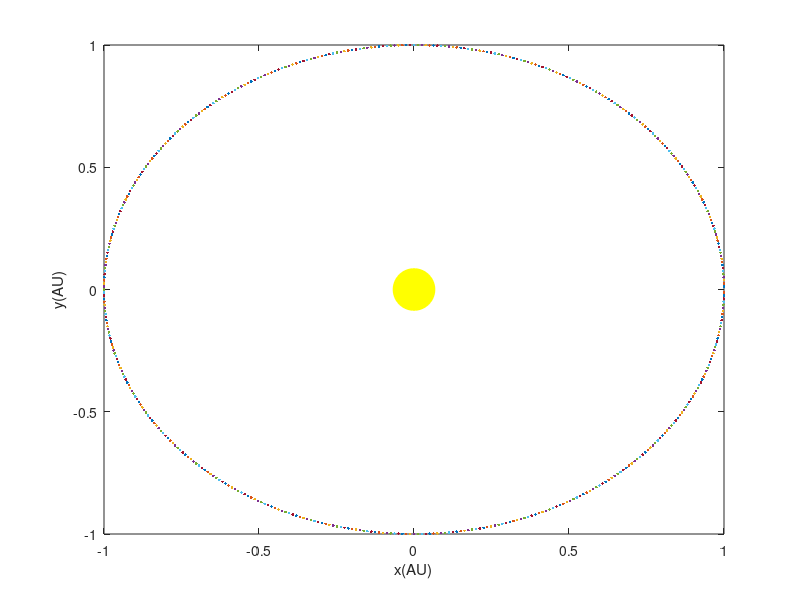

MATLAB code for this plot:
%
%
% Planetary orbit using second order Runge-Kutta method.
% by Kevin Berwick,
% based on 'Computational Physics' book by N Giordano and H Nakanishi
% Section 4.1
%
%

npoints = 500;
dt = 0.002;    % time step in years

t = 0;
x = 1;         % initialise position of planet in AU
y = 0;
v_x = 0;       % initialise x velocity of planet in AU/yr
v_y = 2*pi;    % initialise y velocity of planet in AU/yr

% Plot the Sun at the origin
plot(0,0,'oy','MarkerSize',30, 'MarkerFaceColor','yellow');
axis([-1 1 -1 1]);
xlabel('x(AU)');
ylabel('y(AU)');
hold on;

for step = 1:npoints-1;

    % loop over the timesteps
    radius = sqrt(x^2+y^2);

    % Compute Runge Kutta values for the y equations
    y_dash = y+0.5*v_y*dt;
    v_y_dash = v_y - 0.5*(4*pi^2*y*dt)/(radius^3);

    % update positions and new y velocity
    y_new = y+v_y_dash*dt;
    v_y_new = v_y-(4*pi^2*y_dash*dt)/(radius^3);

    % Compute Runge Kutta values for the x equations
    x_dash = x+0.5*v_x*dt;
    v_x_dash = v_x - 0.5*(4*pi^2*x*dt)/(radius^3);

    % update positions using newly calculated velocity

    x_new = x+v_x_dash*dt;
    v_x_new = v_x-(4*pi^2*x_dash*dt)/(radius^3);
    
    % Plot planet position immediately
    plot(x_new,y_new,'.');
    drawnow;
    
    % Update x and y velocities with new velocities
    v_x = v_x_new;
    v_y = v_y_new;
    
    % Update x and y with new positions
    x = x_new;
    y = y_new;

end;